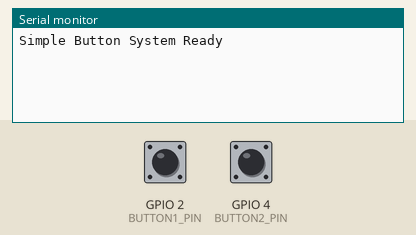
A sketch run on a simulated ESP32. Parts: the last lines printed to the serial monitor. The inputs (shaded band) are chosen by the test bench; at power-on: GPIO 2 (BUTTON1_PIN) HIGH, GPIO 4 (BUTTON2_PIN) HIGH.

Above: at 1.2 s.
1.3 s: GPIO 2 (BUTTON1_PIN) pulled LOW for 0.15 s
At 1.8 s:
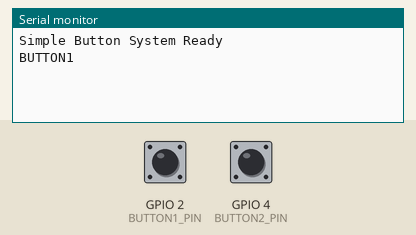
2.9 s: GPIO 4 (BUTTON2_PIN) pulled LOW for 0.15 s
At 4.1 s:
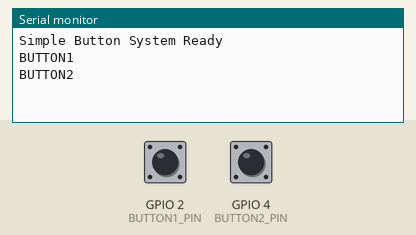

Measured:
- after the input at 1.3 s, the serial monitor: prints a new line at once (image 1)
- after the input at 2.9 s, the serial monitor: prints a new line at once (image 2)

The sketch:

ESP32_Simple_Button.ino
```cpp
/*
 * Simple ESP32 Button System
 * Button press → Send "BUTTON1" or "BUTTON2" via serial
 */

// Button pins
#define BUTTON1_PIN 2
#define BUTTON2_PIN 4

// Button state tracking
bool button1Pressed = false;
bool button2Pressed = false;

void setup() {
  Serial.begin(115200);

  // Setup button pins
  pinMode(BUTTON1_PIN, INPUT_PULLUP);
  pinMode(BUTTON2_PIN, INPUT_PULLUP);

  Serial.println("Simple Button System Ready");
}

void loop() {
  // Check Button 1
  if (digitalRead(BUTTON1_PIN) == LOW && !button1Pressed) {
    button1Pressed = true;
    Serial.println("BUTTON1");
    delay(100); // Debounce
  }
  if (digitalRead(BUTTON1_PIN) == HIGH) {
    button1Pressed = false;
  }

  // Check Button 2
  if (digitalRead(BUTTON2_PIN) == LOW && !button2Pressed) {
    button2Pressed = true;
    Serial.println("BUTTON2");
    delay(100); // Debounce
  }
  if (digitalRead(BUTTON2_PIN) == HIGH) {
    button2Pressed = false;
  }

  delay(10); // Small delay
}
```
